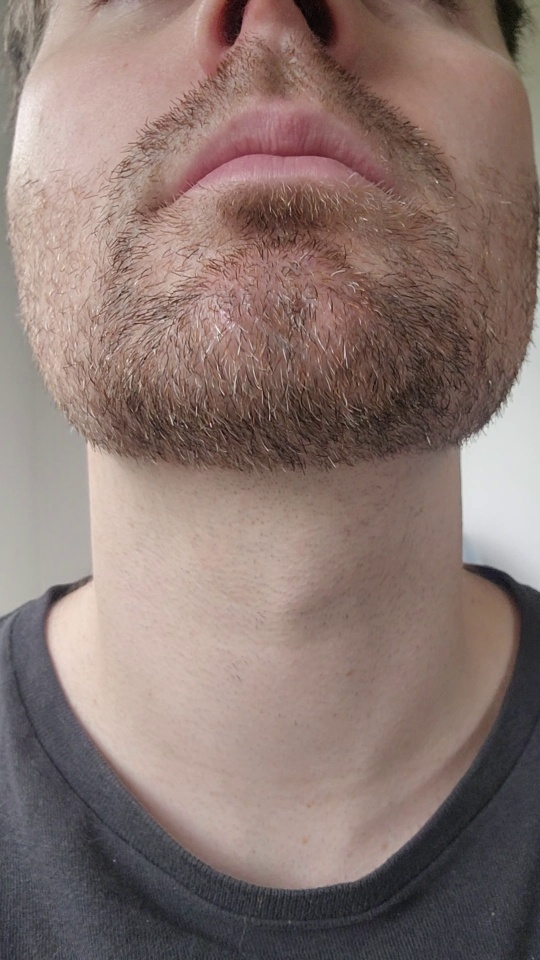
#> input picture Sight/yolo/yolov11-cpu/dataset/images/test/frame_00001.jpg, 540 x 960 px
$ python -i ss.py   (imports and definitions only)   (older library calls are emulated)
#> lines starting #> are read from the running program, lines starting #| are printed output that depends on the picture; after the words box and inside, x2 and y2 are one past the last pixel; in counts of white or black regions, pixels touching at a corner belong together
#> further down, picture is the input picture: shape (960, 540, 3); mean B, G, R 112.9, 118.5, 138
import cv2
import numpy as np
import os

# ------------------- User params -------------------
input_path   = "input.mp4"
output_base  = "skin_out"    # outputs: skin_out_overlay.mp4, skin_out_mask.mp4
use_roi      = True          # select a rectangle ROI on first frame
hair_suppression = True      # reduce beard/hair via gradient gate
grad_thresh  = 25            # 10–40; higher = less suppression
kernel_size  = 5             # morphology kernel size for cleaning mask
# ---------------------------------------------------

def skin_mask_hsv(bgr):
    """Broad HSV skin band (tune under different lighting/tones)."""
    hsv = cv2.cvtColor(bgr, cv2.COLOR_BGR2HSV)
#> hsv: shape (960, 540, 3); mean H, S, V 34.5, 53.8, 139.4
    # H: 0–179, S: 0–255, V: 0–255
    lower = np.array([0,   25,  60], dtype=np.uint8)
    upper = np.array([25, 200, 255], dtype=np.uint8)
    m1 = cv2.inRange(hsv, lower, upper)
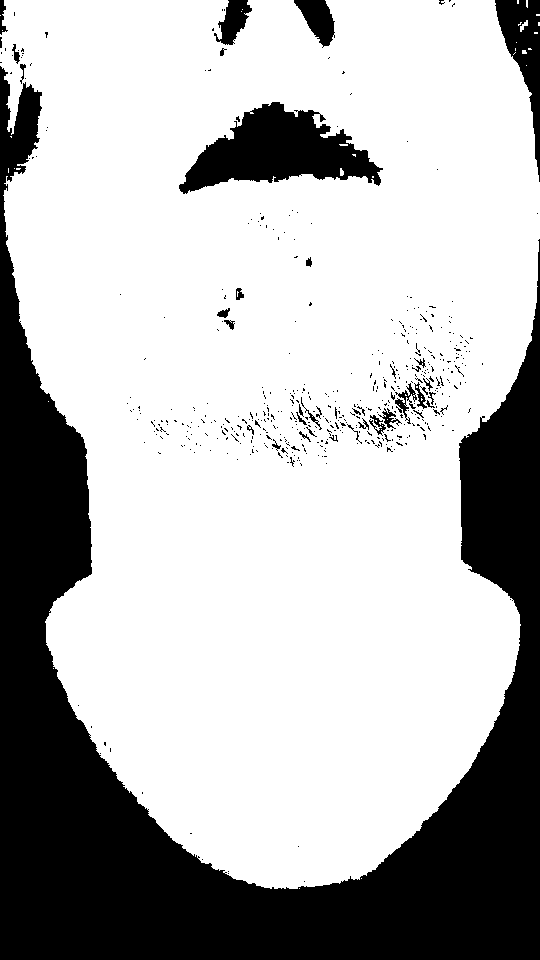
#> m1: shape (960, 540); 71.3% white; 487 black regions (448 under 20 px), largest, box (x1, y1, x2, y2) and area: (0, 66, 540, 960) 130390, (179, 102, 383, 194) 9684, (495, 0, 540, 182) 3199

    # Optional extra band near red hues (wrap-around). Often not needed; comment in if helpful.
    # lower2 = np.array([160, 25,  60], dtype=np.uint8)
    # upper2 = np.array([180, 200, 255], dtype=np.uint8)
    # m1 = cv2.bitwise_or(m1, cv2.inRange(hsv, lower2, upper2))
    return m1

def skin_mask_ycrcb(bgr):
    """Classic YCrCb skin band (Cr/Cb box) — more lighting-robust."""
    ycc = cv2.cvtColor(bgr, cv2.COLOR_BGR2YCrCb)
#> ycc: shape (960, 540, 3); mean of channels 0, 1, 2 123.7, 138.2, 121.9
    Y, Cr, Cb = cv2.split(ycc)
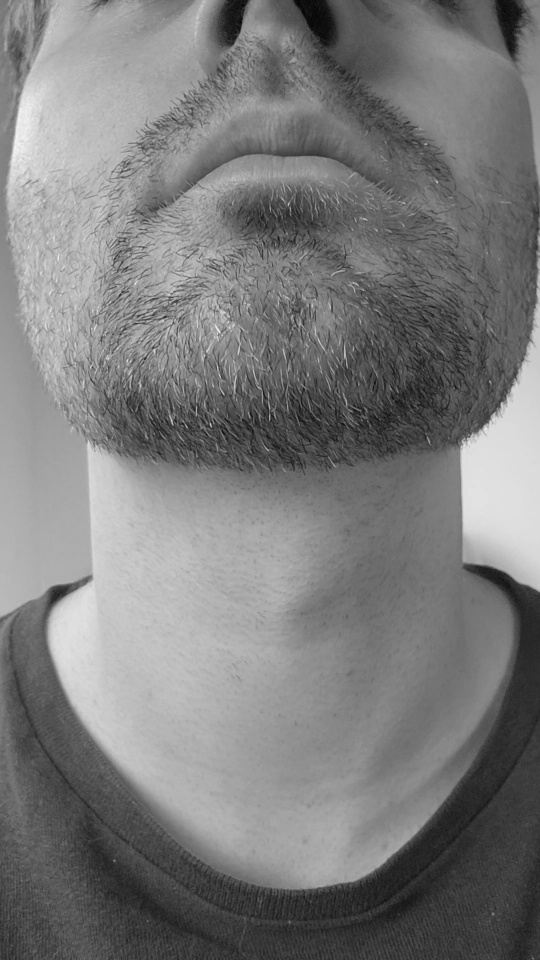
#> Y: shape (960, 540); min 3, max 246, mean 123.7
    # Common literature ranges:
    #   Cr in [133, 173], Cb in [77, 127]
    # Loosen slightly for variation
    cr_low, cr_high = 128, 180
    cb_low, cb_high = 70, 135
    m2 = cv2.inRange(Cr, cr_low, cr_high) & cv2.inRange(Cb, cb_low, cb_high)
#> m2: shape (960, 540); 84.4% white; 35 black regions (23 under 20 px), largest, box (x1, y1, x2, y2) and area: (0, 671, 540, 960) 64005, (462, 284, 540, 600) 13419, (0, 606, 32, 742) 1933
#> in build_skin_mask, `m = cv2.morphologyEx(m, cv2.MORPH_OPEN,  k, iterations=1)`: m: shape (960, 540); 70.7% white; 258 black regions (233 under 20 px), largest, box (x1, y1, x2, y2) and area: (0, 44, 540, 960) 130955, (179, 102, 383, 194) 9980, (495, 0, 540, 182) 3335
#> in build_skin_mask, `m = cv2.morphologyEx(m, cv2.MORPH_CLOSE, k, iterations=1)`: m: shape (960, 540); 71.2% white; 31 black regions (5 under 20 px), largest, box (x1, y1, x2, y2) and area: (0, 67, 540, 960) 130644, (179, 102, 381, 194) 9879, (495, 0, 540, 168) 3312
    return m2

def suppress_hair(mask, bgr, thresh=25):
    """Knock out high-frequency hair pixels from mask using gradient magnitude."""
#> called with thresh = 25
    gray = cv2.cvtColor(bgr, cv2.COLOR_BGR2GRAY)
    gx = cv2.Sobel(gray, cv2.CV_16S, 1, 0, ksize=3)
    gy = cv2.Sobel(gray, cv2.CV_16S, 0, 1, ksize=3)
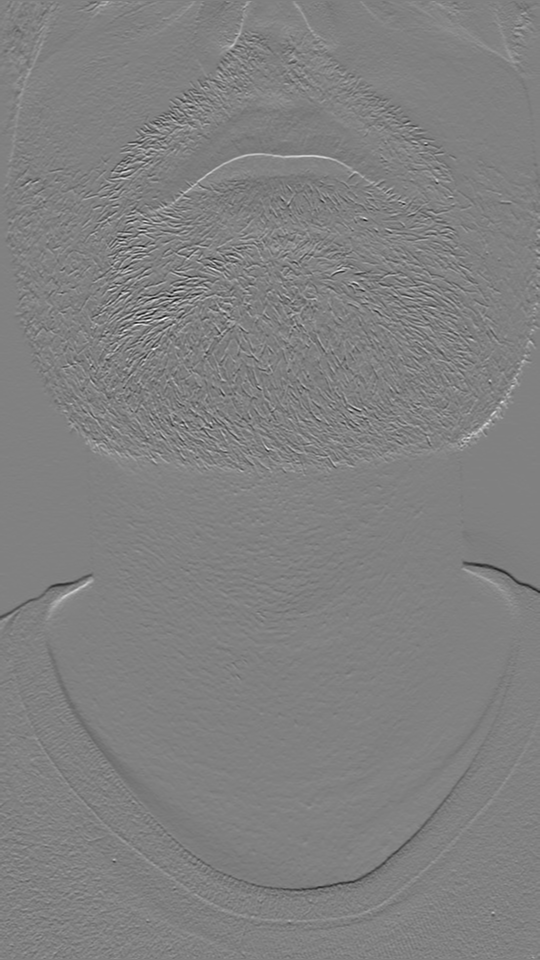
#> gy: shape (960, 540) int16; min -501, max 490, mean -0.3; drawn with min black and max white
    mag = cv2.convertScaleAbs(cv2.addWeighted(cv2.absdiff(gx, 0), 1.0, cv2.absdiff(gy, 0), 1.0, 0))
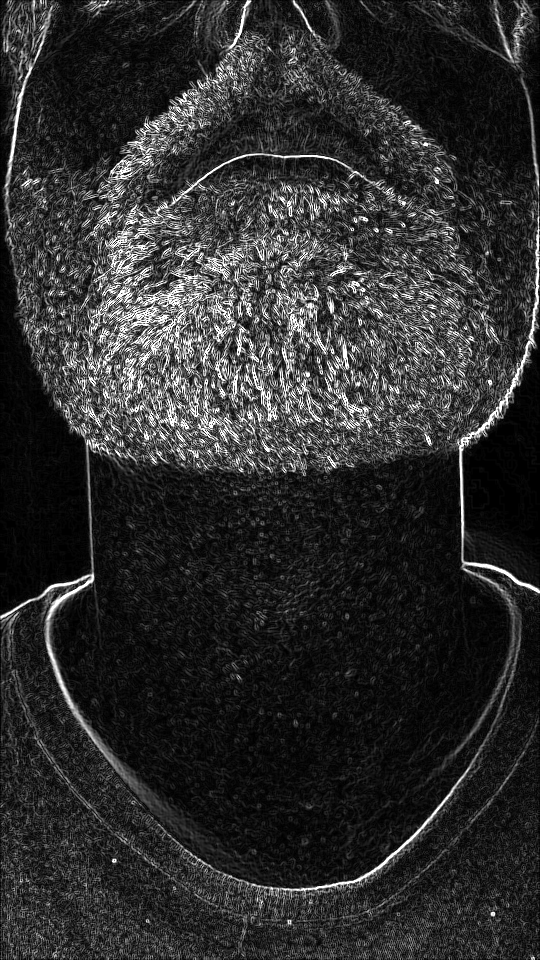
#> mag: shape (960, 540); min 0, max 255, mean 46.1
    hair = (mag > thresh).astype(np.uint8) * 255
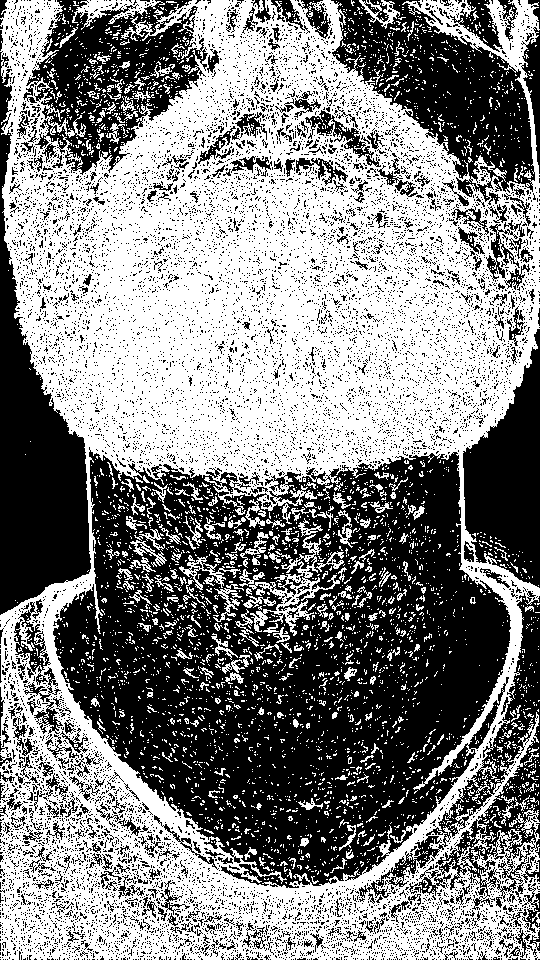
#> hair: shape (960, 540); 52.1% white; 11540 black regions (11200 under 20 px), largest, box (x1, y1, x2, y2) and area: (53, 447, 511, 888) 119911, (0, 51, 91, 615) 20787, (331, 0, 535, 202) 18106
    # remove hair from mask
    clean = cv2.bitwise_and(mask, cv2.bitwise_not(hair))
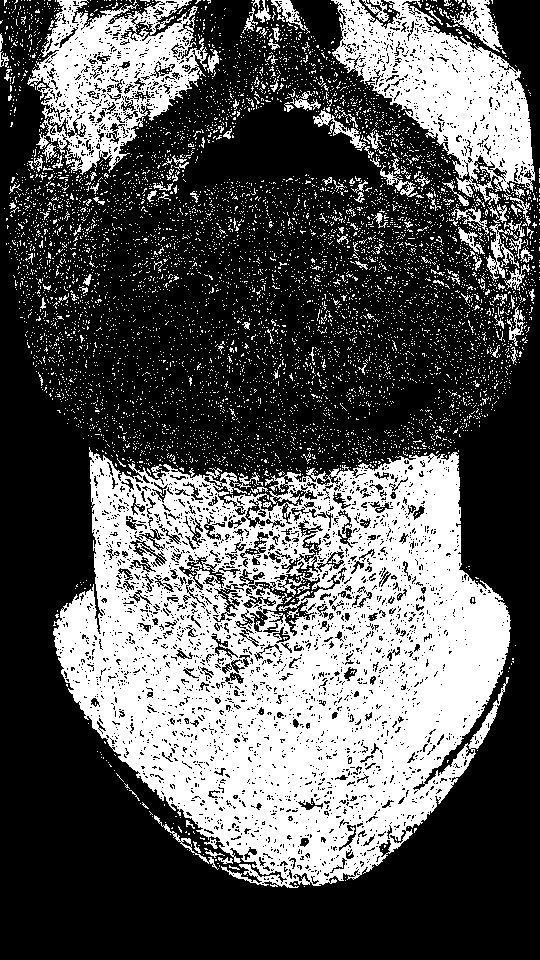
#> clean: shape (960, 540); 34.4% white; 7367 white regions (7224 under 20 px), largest, box (x1, y1, x2, y2) and area: (53, 447, 511, 888) 119886, (331, 0, 535, 202) 18106, (27, 0, 208, 175) 15054
    return clean

def build_skin_mask(bgr, hair_gate=True, grad_thresh=25, ksize=5):
    """Fuse HSV+YCrCb → clean morphology → optional hair suppression."""
    m_hsv  = skin_mask_hsv(bgr)
    m_ycc  = skin_mask_ycrcb(bgr)
    m      = cv2.bitwise_and(m_hsv, m_ycc)

    # morphology to clean speckles / fill small holes
    k = cv2.getStructuringElement(cv2.MORPH_ELLIPSE, (ksize, ksize))
    m = cv2.morphologyEx(m, cv2.MORPH_OPEN,  k, iterations=1)
    m = cv2.morphologyEx(m, cv2.MORPH_CLOSE, k, iterations=1)

    if hair_gate:
        m = suppress_hair(m, bgr, thresh=grad_thresh)

    # final smooth
    m = cv2.medianBlur(m, 5)
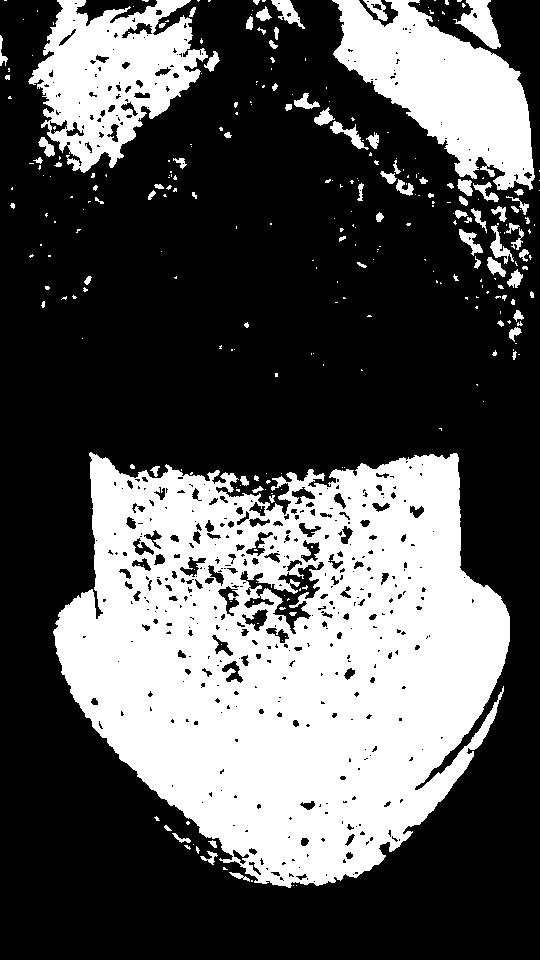
#> m: shape (960, 540); 34.2% white; 293 white regions (208 under 20 px), largest, box (x1, y1, x2, y2) and area: (53, 452, 510, 888) 132139, (332, 0, 535, 190) 19591, (28, 0, 208, 173) 16950
    return m  # 0/255

# [66 lines left out: functions overlay_mask, main, not called in this run]

# [2 lines not run here, left out]

>>> import cv2
>>> picture = cv2.imread('../yolo/yolov11-cpu/dataset/images/test/frame_00001.jpg')
>>> result = build_skin_mask(picture)
